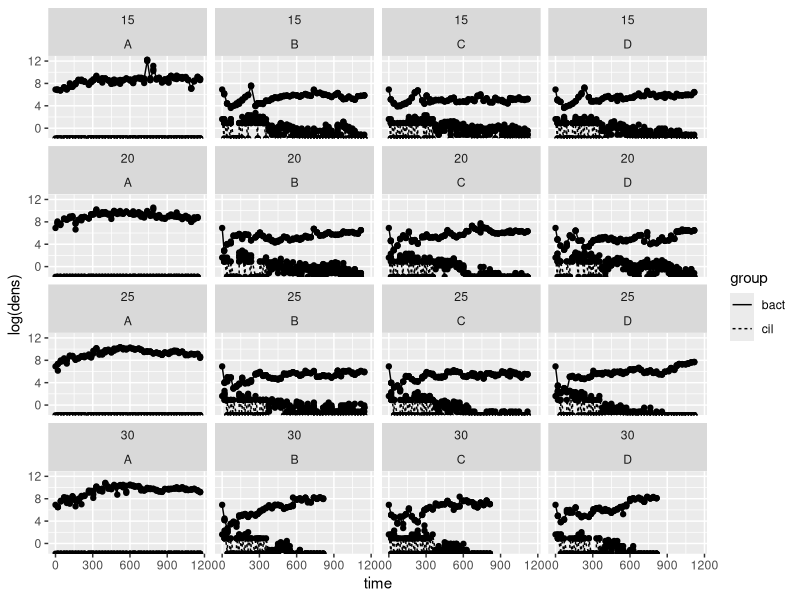
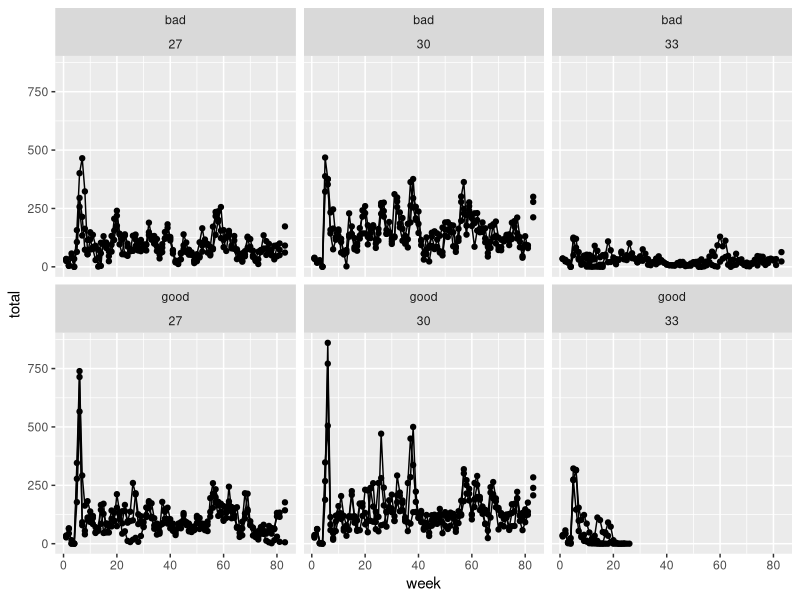
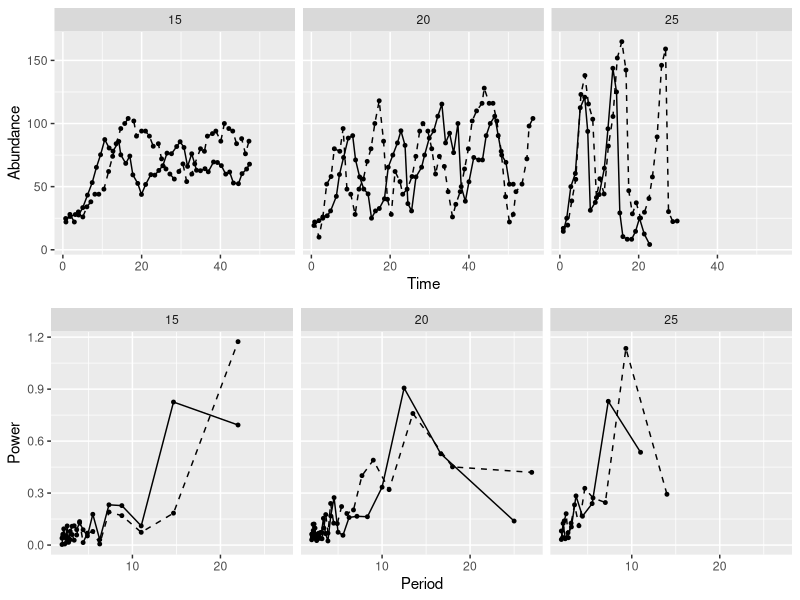
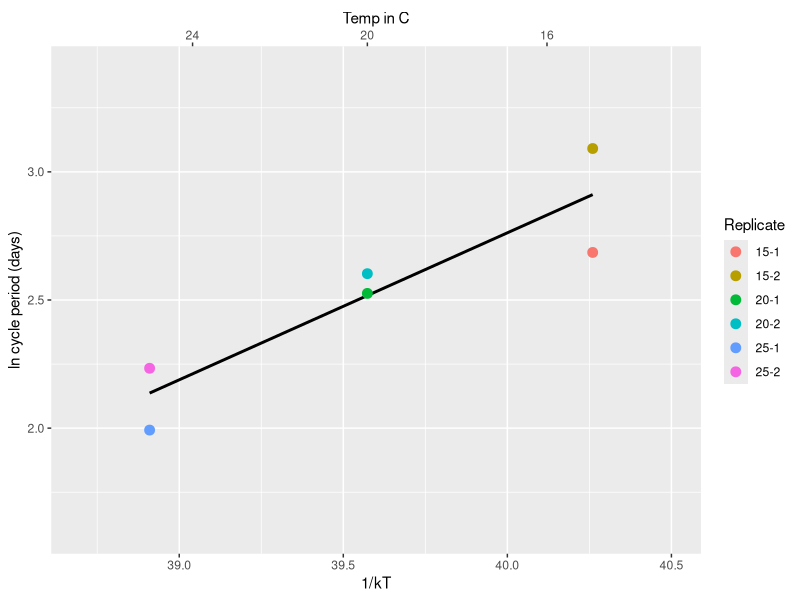
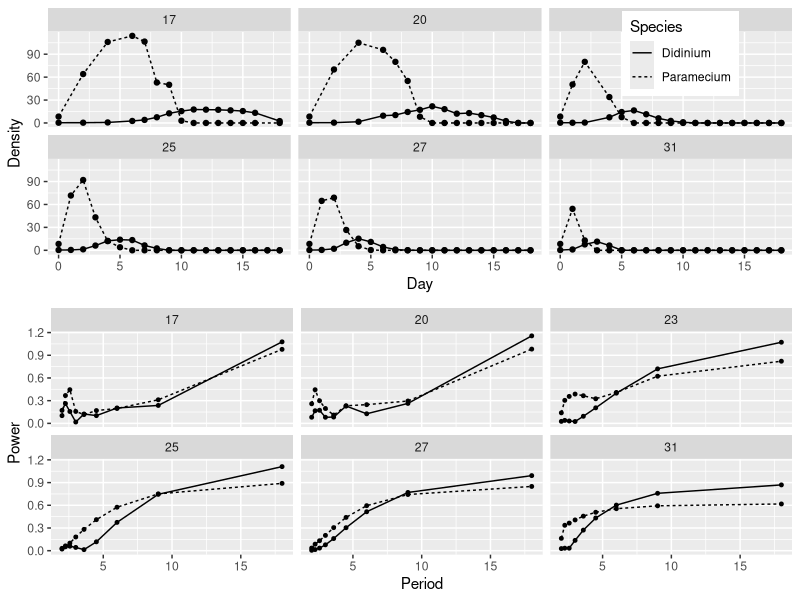
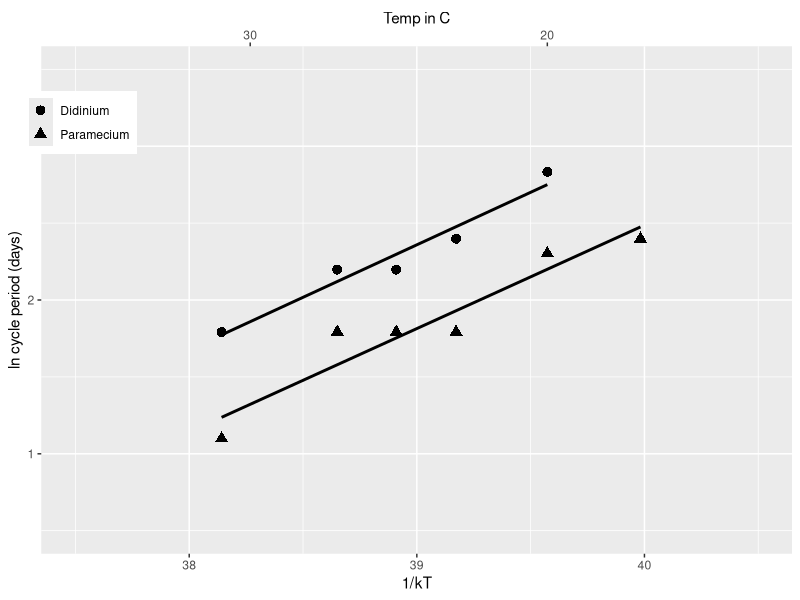
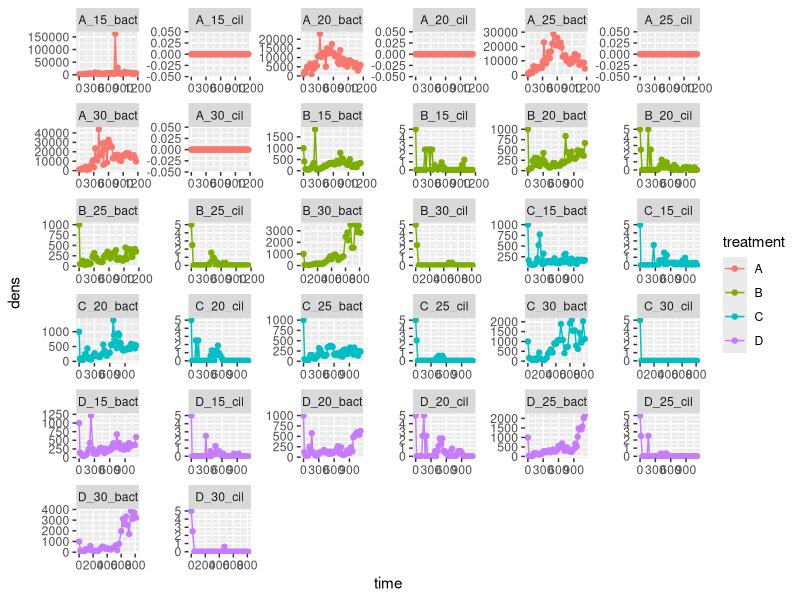
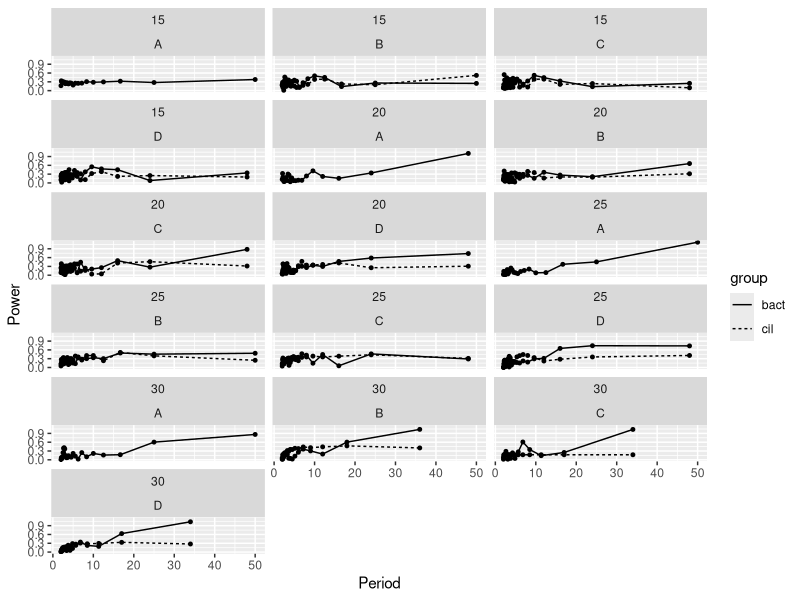

The R script that drew these images, in order:
#Computes dominant cycle period for constant temperature experiments

#Inputs: "data/constant_temp_expts/*.csv" (4 files)
#Outputs: "data/cycle_period_summary.csv"

library(dplyr)
library(ggplot2)
library(cowplot)

# Datasets ----------------------------------------------------------------

halbach <- read.csv("data/constant_temp_expts/Halbach_1984.csv",stringsAsFactors=F)
head(halbach)
unique(halbach$Population..temp.replicate.)

fussman<-read.csv("data/constant_temp_expts/Fussman_2014.csv",stringsAsFactors=F)
head(fussman)
unique(fussman$treatment)

delong<-read.csv("data/constant_temp_expts/Delong_2020.csv",stringsAsFactors=F)
head(delong)
str(delong)

laughton<-read.csv("data/constant_temp_expts/Laughton_Knell_2019.csv")
head(laughton)
unique(laughton$box)

#Plot the data
halbach_abund_plot <- halbach %>% 
  ggplot(aes(x = Time, y = Abundance, linetype=Population..temp.replicate.)) + 
  geom_point(size=1) + geom_line() + scale_linetype_manual(values=rep(c(1,2),3)) +
  facet_wrap(~Temperature_C) + theme(legend.position="none")

fussman %>% 
  ggplot(aes(x=time, y=log(dens),linetype=group)) + 
  geom_point() + geom_line() + facet_wrap(~temp+treatment)
#fussman %>% filter(treatment=="B") %>% ggplot(aes(x=time, y=log(dens),linetype=group)) + geom_point() + geom_line() + facet_wrap(~temp)
#fussman %>% filter(treatment=="C") %>% ggplot(aes(x=time, y=log(dens),linetype=group)) + geom_point() + geom_line() + facet_wrap(~temp)
#fussman %>% filter(treatment=="D") %>% ggplot(aes(x=time, y=log(dens),linetype=group)) + geom_point() + geom_line() + facet_wrap(~temp)

delong_abund_plot <- delong %>% filter(!is.na(Density)) %>% 
  ggplot(aes(x=Day, y = Density, linetype=Species)) + 
  geom_point() + geom_line() + facet_wrap(~Temperature.C) + 
  theme(legend.position=c(0.85,0.9))

laughton %>% 
  ggplot(aes(x=week,y=total,group=box)) + 
  geom_point() + geom_line() + facet_wrap(food~temp)

#Function to compute Fourier spectrum

getspectrum=function(dataframe, ts, lam=0.01, scale=T, trim=T) {
  
  xts=dataframe[,ts]
  
  #approximate spectrum calculated using ridge regression
  if(all(is.na(xts))) {
    return(data.frame(Frequency=NA, Period=NA, Power=NA))
  }
  
  #standardize data
  if(scale==T) {
    xtss=(xts-mean(xts, na.rm=T))/sd(xts, na.rm=T)
  } else {
    xtss=xts-mean(xts, na.rm=T)
  }

  #get spectrum
  if(trim) {  # ts length, exclude NAs on ends
    tsl=length(which(!is.na(xtss))[1]:which(!is.na(xtss))[length(which(!is.na(xtss)))])
  } else { # do not trim NAs on ends
    tsl=length(xtss)
  }
  tsle=floor(tsl/2)*2 #ts length rounded down to even number (if odd)
  fi=(1:(tsle/2))/tsle #frequencies (cycles per timestep)
  per=1/fi #periods (timesteps per cycle)
  wi=2*pi*fi #frequencies in radians per timestep
  
  times=1:length(xtss)
  cosbf=cos(outer(times,wi))
  sinbf=sin(outer(times,wi))
  allbf=cbind(cosbf,sinbf) #all basis functions
  
  y=xtss[complete.cases(xtss)] #remove missing timepoints
  X=allbf[complete.cases(xtss),] #remove missing timepoints
  coefsdir=solve(t(X)%*%X + lam*diag(ncol(X)))%*%t(X)%*%y
  lmr=sqrt(coefsdir[1:(length(coefsdir)/2),]^2+coefsdir[(length(coefsdir)/2+1):length(coefsdir),]^2)
  
  return(data.frame(Frequency=fi, Period=per, Power=lmr))
}

# Compute spectra ---------------------------------------------------------

#### Halbach data ---------------------------------------------------------

halbach_spectra <- data.frame(Frequency=numeric(), Period=numeric(), 
                              Power=numeric(), Temperature_C=numeric(),
                              Replicate=character())

for(i in 1:length(unique(halbach$Population..temp.replicate.))){
	
	data <- filter(halbach, Population..temp.replicate. == unique(halbach$Population..temp.replicate.)[i])
	
	spectrum <- getspectrum(data, 3, lam=0.005, scale=T, trim=T)
	spectrum$Temperature_C <- rep(data$Temperature_C[1],nrow(spectrum))
	spectrum$Replicate <- rep(data$Population..temp.replicate.[1],nrow(spectrum))
	
	halbach_spectra <- rbind(halbach_spectra, spectrum)
	
}
halbach_spectra <- halbach_spectra %>% 
  mutate(arhen_temp = 1/(8.62e-5*(Temperature_C+273.15))) %>% 
  group_by(Replicate) %>% 
  filter(Period != max(Period)) #exclude longest (not well resolved) 
head(halbach_spectra)

#Plot all the specta

halbach_spectra_plot <- halbach_spectra %>% 
  ggplot(aes(x = Period, y = Power, linetype=Replicate)) + 
  geom_line() + geom_point(size = 1) + 
  scale_linetype_manual(values=rep(c(1,2),3)) + 
  facet_wrap(~Temperature_C) + theme(legend.position="none")

#Pull out the one with max power 
max_power_halbach <- halbach_spectra %>% 
  group_by(Replicate) %>% filter(Power==max(Power))

halbach_ols <- lm(log(Period)~arhen_temp, data = max_power_halbach)
summary(halbach_ols)
confint(halbach_ols)

halbach_fig <- 
  ggplot(max_power_halbach, aes(x = arhen_temp, y = log(Period))) + 
  geom_smooth(method = lm, se = F, color = "black", linetype=1) + 
  geom_point(aes(color = Replicate), size = 3) +
  xlab("1/kT") + ylab("ln cycle period (days)") + ylim(c(1.6,3.4)) +
  scale_x_continuous(sec.axis=sec_axis(~(.*8.62e-5)^-1-273.15, name = "Temp in C"), limits=c(38.7,40.5)) 

plot_grid(halbach_abund_plot,halbach_spectra_plot, nrow=2)
halbach_fig

#### Delong data ---------------------------------------------------------

delong <- delong %>% 
  mutate(unique_species_temp = paste0(Species,"_", Temperature.C)) %>%
  data.frame() 

delong_spectra <- data.frame(Frequency=numeric(), Period=numeric(), 
                             Power=numeric(), Temperature_C=numeric(),
                             unique_species_temp=character(), Species=character())

for(i in 1:length(unique(delong$unique_species_temp))){
	
	data <- filter(delong, unique_species_temp == unique(delong$unique_species_temp)[i])
	
	spectrum <- getspectrum(data, 4, lam=0.01, scale=T, trim=T)
	spectrum$Temperature.C <- rep(data$Temperature.C[1], nrow(spectrum))
	spectrum$unique_species_temp <- rep(data$unique_species_temp[1], nrow(spectrum))
	spectrum$Species <- rep(data$Species[1], nrow(spectrum))

	delong_spectra <- rbind(delong_spectra, spectrum)
	
}
delong_spectra <- delong_spectra %>% 
  mutate(arhen_temp = 1/(8.62e-5 * (Temperature.C + 273.15)))

delong_spectra_plot <- delong_spectra %>% 
  ggplot(aes(x = Period, y = Power, linetype=Species)) + 
  geom_line() + geom_point(size=1) + theme(legend.position="none") + 
  facet_wrap(~Temperature.C)

plot_grid(delong_abund_plot, delong_spectra_plot,nrow=2)
#Fourier spectrum does not provide a good estimate of cycle period.

#Just find the day when density goes to zero. Use this as the cycle period. 
delong_period_df <-delong %>% 
  group_by(unique_species_temp) %>% 
  filter(Density == 0) %>% slice(1) %>% ungroup() %>% 
  mutate(arhen_temp = 1/(8.62e-5 * (Temperature.C + 273.15)))

delong_fig <- delong_period_df %>% 
  ggplot(aes(x=arhen_temp, y=log(Day), shape = Species)) + 
  geom_point(size=3) + geom_smooth(method="lm",se=F,color="black") + 
  ylim(c(0.5,3.5)) + xlab("1/kT") + ylab("ln cycle period (days)") + 
  scale_x_continuous(sec.axis=sec_axis(~(.*8.62e-5)^-1-273.15, name = "Temp in C"), limits=c(37.5,40.5)) + 
  theme(legend.position = c(0.05,0.85),legend.title=element_blank())

delong_fig

#### Fussman data ---------------------------------------------------------

#compute the mean density at each time point

fussman <- fussman %>% 
  mutate(unique_species_temp_treat = paste0(treatment,"_", temp,"_",group))
fussman_avg <-fussman %>% 
  group_by(unique_species_temp_treat, time) %>% 
  mutate(mean_dens = mean(dens)) %>% 
  slice(1) %>% ungroup() %>% data.frame()
head(fussman_avg)

ggplot(fussman_avg, aes(x=time, y=dens, color=treatment)) +
  facet_wrap(unique_species_temp_treat~., scales="free") +
  geom_line() + geom_point()

fussman_spectra <- data.frame(Frequency=numeric(), Period=numeric(), 
                              Power=numeric(), treatment=character(),temp=numeric(),
                              unique_species_temp=character(), group=character())

for(i in 1:length(unique(fussman_avg$unique_species_temp_treat))){
	
	data <- filter(fussman_avg, unique_species_temp_treat == unique(fussman_avg$unique_species_temp_treat)[i])
	
	spectrum <- getspectrum(data, 4, lam=0.01, scale=T, trim=F)
	spectrum$treatment <- rep(data$treatment[1],nrow(spectrum))
	spectrum$temp <- rep(data$temp[1], nrow(spectrum))
	spectrum$unique_species_temp_treat <- rep(data$unique_species_temp_treat[1], nrow(spectrum))
	spectrum$group <- rep(data$group[1], nrow(spectrum))

	fussman_spectra <- rbind(fussman_spectra, spectrum)
	
}
fussman_spectra <- fussman_spectra %>% 
  filter(!(treatment == "A" & group=="cil")) %>% 
  mutate(arhen_temp = 1/(8.62e-5 * (temp + 273.15)))

fussman_spectra %>% 
  ggplot(aes(x = Period, y = Power)) + 
  geom_line(aes(linetype=group)) + geom_point(size = 1) + 
  facet_wrap(~temp+treatment, ncol=3)

max_fussman_period <- fussman_spectra %>% 
  group_by(unique_species_temp_treat) %>% 
  filter(Period != max(Period)) %>% 
  filter(Power == max(Power))

fussman_cil_periods <- max_fussman_period %>% filter(group == "cil") %>% 
  ggplot(aes(x = arhen_temp, y = log(Period),  shape = treatment)) + 
  geom_point(size = 3) + ggtitle("ciliates (Tetra)") + theme(legend.position="none")
fussman_bact_periods <- max_fussman_period %>% filter(group == "bact") %>% 
  ggplot(aes(x = arhen_temp, y = log(Period),  shape = treatment)) + 
  geom_point(size = 3) + ggtitle("bacteria (Pseudo)") + theme(legend.position="none")

plot_grid(fussman_cil_periods, fussman_bact_periods)

cil_ols=lm(log(Period)~arhen_temp, filter(max_fussman_period, group == "cil"))
summary(cil_ols)
confint(cil_ols)
bact_ols=lm(log(Period)~arhen_temp, filter(max_fussman_period, group == "bact"))
summary(bact_ols)
confint(bact_ols)

#### Laughton data ---------------------------------------------------------

laughton <- laughton %>%  
  mutate(unique_box_food_temp = paste0(box,"_", food,"_",temp)) %>% data.frame()
laughton_spectra <- data.frame(Frequency=numeric(), Period=numeric(), 
                               Power=numeric(), Temperature_C=numeric(),
                               unique_box_food_temp=character(), food=character(), box=numeric())

for(i in 1:length(unique(laughton$unique_box_food_temp))){
	
	data <- filter(laughton, unique_box_food_temp == unique(laughton$unique_box_food_temp)[i])
	
	spectrum <- getspectrum(data, 9, lam=0.005, scale=T, trim=T)
	spectrum$Temperature_C <- rep(data$temp[1],nrow(spectrum))
	spectrum$unique_box_food_temp <- rep(data$unique_box_food_temp[1],nrow(spectrum))
	spectrum$food<-rep(data$food[1],nrow(spectrum))
	spectrum$box<-rep(data$box[1],nrow(spectrum))

	laughton_spectra <- rbind(laughton_spectra, spectrum)
	
}
laughton_spectra <- laughton_spectra %>% 
  mutate(arhen_temp = 1/(8.62e-5 * (Temperature_C + 273.15))) %>%
  group_by(unique_box_food_temp) %>% filter(Period!=max(Period))
head(laughton_spectra)

laughton_spectra %>% 
  ggplot(aes(x = Period, y = Power,group=box)) + 
  geom_line() + geom_point(size = 1) + 
  facet_wrap(food~Temperature_C)

laughton %>% 
  ggplot(aes(x=week,y=total,group=box)) + 
  geom_point() + geom_line() + 
  facet_wrap(food~temp)

max_power_laughton = laughton_spectra %>% 
  group_by(unique_box_food_temp) %>% filter(Power==max(Power))
 
ggplot(max_power_laughton, aes(x=arhen_temp, y = log(Period))) + 
  geom_point(size=3) + facet_wrap(~food,nrow=1)+theme_bw()

bad_ols=lm(log(Period)~arhen_temp, filter(max_power_laughton, food=="bad"))
summary(bad_ols)
confint(bad_ols)
good_ols=lm(log(Period)~arhen_temp, filter(max_power_laughton, food=="good"))
summary(good_ols)
confint(good_ols)

# Regressions -------------------------------------------------------------

didinium_ols <- lm(log(Day)~arhen_temp, data = filter(delong_period_df,Species=="Didinium"))
summary(didinium_ols)

paramecium_ols <- lm(log(Day)~arhen_temp, data = filter(delong_period_df,Species=="Paramecium"))
summary(paramecium_ols)

halbach_ols <- lm(log(Period)~arhen_temp, data = max_power_halbach)
summary(halbach_ols)

# Export ------------------------------------------------------------------

delong_export <- delong_period_df %>% 
  select(Species, Temperature_C=Temperature.C, arhen_temp, Period=Day) %>% 
  mutate(Ref="Delong et al. 2020", Replicate = NA)
halbach_export <- max_power_halbach %>% 
  select(Temperature_C, arhen_temp, Period, Replicate) %>% 
  mutate(Ref="Halbach et al. 1984", Species="Rotifer")
exportdf <- bind_rows(delong_export,halbach_export) %>% as.data.frame()
write.csv(exportdf, "data/cycle_period_summary.csv", row.names = F)
